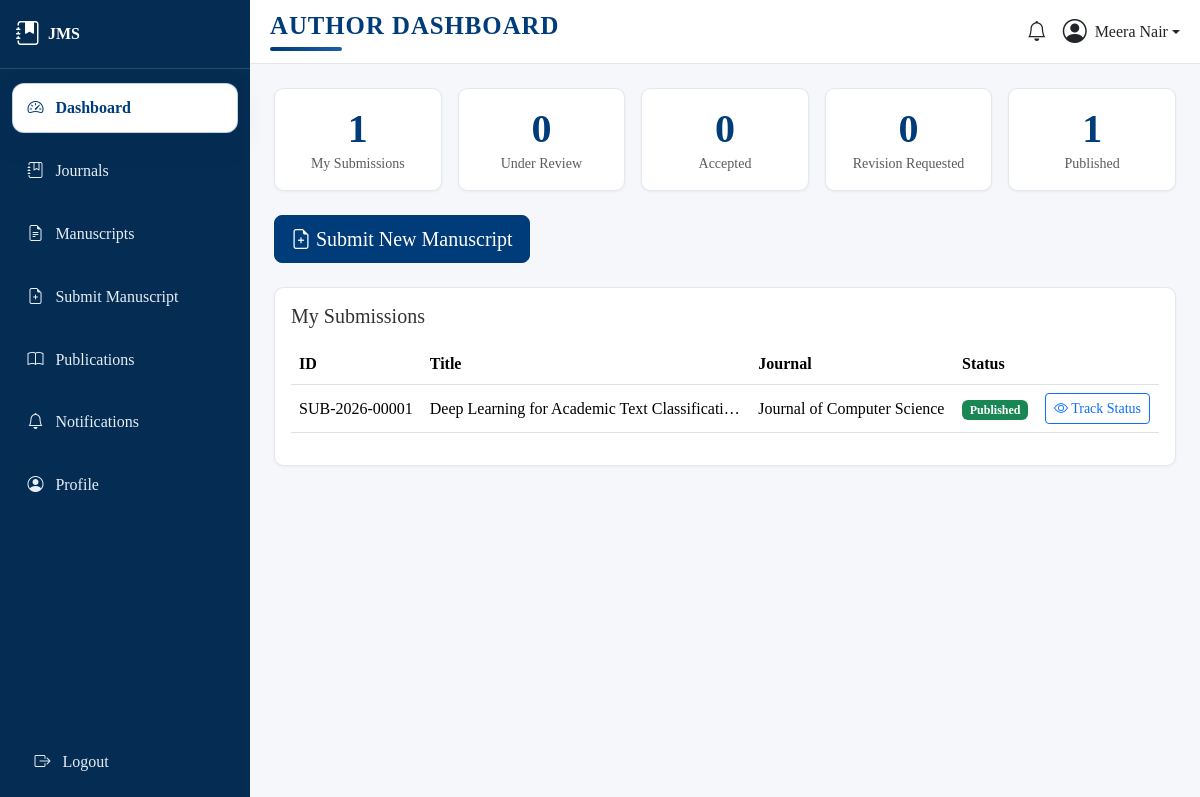
The app's page /dashboard/author/ (signed in) with its own data.
### journal/models.py (models this page shows, shortened)
class Submission(models.Model):
    STATUS_SUBMITTED = 'submitted'
    STATUS_SCREENING = 'screening'
    STATUS_UNDER_REVIEW = 'under_review'
    STATUS_REVISION_REQUESTED = 'revision_requested'
    STATUS_ACCEPTED = 'accepted'
    STATUS_REJECTED = 'rejected'
    STATUS_PUBLISHED = 'published'
    STATUS_CHOICES = [
        (STATUS_SUBMITTED, 'Submitted'),
        (STATUS_SCREENING, 'Screening'),
        (STATUS_UNDER_REVIEW, 'Under Review'),
        (STATUS_REVISION_REQUESTED, 'Revision Requested'),
        (STATUS_ACCEPTED, 'Accepted'),
        (STATUS_REJECTED, 'Rejected'),
        (STATUS_PUBLISHED, 'Published'),
    ]
    STATUS_BADGE = {
        STATUS_SUBMITTED: 'secondary',
        STATUS_SCREENING: 'info',
        STATUS_UNDER_REVIEW: 'primary',
        STATUS_REVISION_REQUESTED: 'warning',
        STATUS_ACCEPTED: 'success',
        STATUS_REJECTED: 'danger',
        STATUS_PUBLISHED: 'success',
    }
    submission_id = models.CharField(max_length=30, unique=True, blank=True, editable=False)
    journal = models.ForeignKey(Journal, on_delete=models.CASCADE, related_name='submissions')
    issue = models.ForeignKey(
        Issue, on_delete=models.SET_NULL, null=True, blank=True, related_name='articles',
        help_text='Assigned once the article is scheduled for publication',
    )
    title = models.CharField(max_length=300)
    abstract = models.TextField()
    keywords = models.CharField(max_length=300, help_text='Comma-separated keywords')
    subject_area = models.CharField(max_length=150)
    co_authors = models.CharField(
        max_length=500, blank=True,
        help_text='Comma-separated names of co-authors (if any)',
    )
    corresponding_author = models.ForeignKey(
        User, on_delete=models.CASCADE, related_name='submissions',
        limit_choices_to={'profile__role': 'author'},
    )
    manuscript_file = models.FileField(upload_to='manuscripts/', validators=[validate_manuscript_file])
    version_number = models.PositiveIntegerField(default=1)
    status = models.CharField(max_length=20, choices=STATUS_CHOICES, default=STATUS_SUBMITTED)
    editor_decision_comment = models.TextField(blank=True)
    submission_date = models.DateTimeField(auto_now_add=True)
    updated_at = models.DateTimeField(auto_now=True)
    class Meta:
        ordering = ['-submission_date']

class Journal(models.Model):
    title = models.CharField(max_length=255, unique=True)
    issn = models.CharField('ISSN', max_length=20, blank=True)
    description = models.TextField(blank=True)
    cover_image = models.ImageField(
        upload_to='covers/', blank=True, null=True, validators=[validate_cover_image]
    )
    editor = models.ForeignKey(
        User, on_delete=models.SET_NULL, null=True, blank=True,
        limit_choices_to={'profile__role': 'editor'},
        related_name='journals_edited',
        help_text='Assigned Editor responsible for this journal',
    )
    is_active = models.BooleanField(default=True)
    created_at = models.DateTimeField(auto_now_add=True)
    categories = models.ManyToManyField('JournalCategory', blank=True, related_name='journals')
    class Meta:
        ordering = ['title']

### core/views.py (the view)
# urls.py: path('dashboard/author/', views.dashboard_author, name='dashboard_author'),
@user_passes_test(_role_required(Profile.ROLE_AUTHOR), login_url='core:dashboard')
def dashboard_author(request):
    my_submissions = Submission.objects.filter(corresponding_author=request.user)
    context = {
        'my_submissions_count': my_submissions.count(),
        'under_review': my_submissions.filter(status=Submission.STATUS_UNDER_REVIEW).count(),
        'accepted': my_submissions.filter(status=Submission.STATUS_ACCEPTED).count(),
        'revision_requested': my_submissions.filter(status=Submission.STATUS_REVISION_REQUESTED).count(),
        'published': my_submissions.filter(status=Submission.STATUS_PUBLISHED).count(),
        'submissions': my_submissions.select_related('journal')[:10],
    }
    return render(request, 'core/dashboard_author.html', context)

### core/context_processors.py (called while the page is built)
def sidebar_context(request):
    role = None
    unread_notifications = 0
    if request.user.is_authenticated and hasattr(request.user, 'profile'):
        role = request.user.profile.role
        unread_notifications = request.user.notifications.filter(is_read=False).count()
    return {
        'current_role': role,
        'unread_notifications': unread_notifications,
    }

### core/templatetags/core_extras.py (called while the page is built)
@register.filter
def status_badge(status_code):
    mapping = {
        'submitted': 'secondary',
        'screening': 'info',
        'under_review': 'primary',
        'revision_requested': 'warning',
        'accepted': 'success',
        'rejected': 'danger',
        'published': 'success',
        'pending': 'secondary',
        'declined': 'danger',
        'completed': 'success',
    }
    return mapping.get(status_code, 'secondary')

### core/views.py (called while the page is built)
def _role_required(role):
    def check(user):
        return user.is_authenticated and hasattr(user, 'profile') and user.profile.role == role
    return check

### templates/core/dashboard_author.html (shortened to what this page needs)
{% extends 'base.html' %}
{% load core_extras %}
{% block page_title %}Author Dashboard{% endblock %}
{% block content %}
<div class="row g-3 mb-4">
  <div class="col-6 col-md">
    <div class="jms-card jms-stat-card p-3 text-center">
      <div class="display-6">{{ my_submissions_count }}</div>
      <div class="text-muted small">My Submissions</div>
    </div>
  </div>
  <div class="col-6 col-md">
    <div class="jms-card jms-stat-card p-3 text-center">
      <div class="display-6">{{ under_review }}</div>
      <div class="text-muted small">Under Review</div>
    </div>
  </div>
  <div class="col-6 col-md">
    <div class="jms-card jms-stat-card p-3 text-center">
      <div class="display-6">{{ accepted }}</div>
      <div class="text-muted small">Accepted</div>
    </div>
  </div>
  <div class="col-6 col-md">
    <div class="jms-card jms-stat-card p-3 text-center">
      <div class="display-6">{{ revision_requested }}</div>
      <div class="text-muted small">Revision Requested</div>
    </div>
  </div>
  <div class="col-6 col-md">
    <div class="jms-card jms-stat-card p-3 text-center">
      <div class="display-6">{{ published }}</div>
      <div class="text-muted small">Published</div>
    </div>
  </div>
</div>
<div class="mb-4">
  <a href="{% url 'journal:submission_create' %}" class="btn btn-primary btn-lg"><i class="bi bi-file-earmark-plus"></i> Submit New Manuscript</a>
</div>
<div class="jms-card p-3">
  <h5 class="mb-3">My Submissions</h5>
  <div class="table-responsive">
    <table class="table table-hover align-middle">
      <thead><tr><th>ID</th><th>Title</th><th>Journal</th><th>Status</th><th></th></tr></thead>
      <tbody>
        {% for s in submissions %}
          <tr>
            <td>{{ s.submission_id }}</td>
            <td>{{ s.title|truncatechars:45 }}</td>
            <td>{{ s.journal.title }}</td>
            <td><span class="badge bg-{{ s.status|status_badge }}">{{ s.get_status_display }}</span></td>
            <td><a href="{% url 'journal:submission_detail' s.pk %}" class="btn btn-sm btn-outline-primary"><i class="bi bi-eye"></i> Track Status</a></td>
          </tr>
        {% empty %}
          <tr><td colspan="5" class="text-center text-muted">You haven't submitted any manuscripts yet.</td></tr>
        {% endfor %}
      </tbody>
    </table>
  </div>
</div>
{% endblock %}

### templates/base.html (shortened to what this page needs)
{% load static %}
<!DOCTYPE html>
<html lang="en">
<head>
  <link href="https://cdn.jsdelivr.net/npm/bootstrap@5.3.3/dist/css/bootstrap.min.css" rel="stylesheet">
  <link rel="stylesheet" href="https://cdn.jsdelivr.net/npm/bootstrap-icons@1.11.3/font/bootstrap-icons.css">
  <link rel="stylesheet" href="{% static 'css/custom.css' %}">
</head>
<body class="d-flex flex-column min-vh-100">
{% if user.is_authenticated %}
  <div class="d-flex flex-grow-1">
    {% include 'includes/sidebar.html' %}
    <div class="flex-grow-1 d-flex flex-column" style="min-width: 0;">
      <header class="jms-topbar d-flex justify-content-between align-items-center">
        <div class="d-flex align-items-center">
          <h5 class="mb-0 fw-bold dashboard-heading">
            {% block page_title %}{{ page_title|default:"Dashboard" }}{% endblock %}
          </h5>
        </div>
        <div class="d-flex align-items-center gap-3">
          <a href="{% url 'core:notifications' %}" class="position-relative text-dark text-decoration-none" title="Notifications">
            <i class="bi bi-bell fs-5"></i>
          </a>
          <div class="dropdown">
            <a class="d-flex align-items-center text-dark text-decoration-none dropdown-toggle" href="#" role="button" data-bs-toggle="dropdown">
              {% if user.profile.photo %}
                <img src="{{ user.profile.photo.url }}" class="rounded-circle me-2" width="32" height="32" style="object-fit:cover;">
              {% else %}
                <i class="bi bi-person-circle fs-4 me-2"></i>
              {% endif %}
              <span class="d-none d-md-inline">{{ user.get_full_name|default:user.username }}</span>
            </a>
          </div>
        </div>
      </header>
      <main class="p-3 p-md-4 flex-grow-1">
{% endif %}
        {% block content %}{% endblock %}
{% if user.is_authenticated %}
      </main>
    </div>
  </div>
{% else %}
  </main>
  {% include 'includes/footer.html' with show_logout=True %}
{% endif %}
</body>
</html>

### static/css/custom.css (style rules this page uses)
:root { --jms-primary: #003B7A; --jms-primary-light: #1a5fa3; --jms-sidebar-bg: #052c52; --jms-sidebar-hover: #0a4e8f; --jms-bg: #f5f7fa; --jms-card-bg: #ffffff; --jms-text: #333333; --jms-border-radius: 0.6rem; }
body { background-color: var(--jms-bg); color: var(--jms-text); font-family: Georgia, 'Times New Roman', Times, serif; min-height: 100vh; display: flex; flex-direction: column; }
body > .d-flex, body > .container, body > main { width: 100%; }
.jms-topbar { background-color: #ffffff; border-bottom: 1px solid #e3e8ee; padding: 0.75rem 1.25rem; }
.dashboard-heading { font-size: 1.55rem; letter-spacing: 0.04em; text-transform: uppercase; color: var(--jms-primary); line-height: 1.1; }
.dashboard-heading::after { content: ""; display: block; width: 72px; height: 4px; margin-top: 0.5rem; border-radius: 999px; background: linear-gradient(90deg, var(--jms-primary), var(--jms-primary-light)); }
.jms-card { background-color: var(--jms-card-bg); border-radius: var(--jms-border-radius); border: 1px solid #e3e8ee; box-shadow: 0 1px 3px rgba(0,0,0,0.05); }
.jms-stat-card .display-6 { color: var(--jms-primary); font-weight: 700; }
.btn-primary { background-color: var(--jms-primary); border-color: var(--jms-primary); }

### records on screen
Submission: submission_id "SUB-2026-00001", title "Deep Learning for Academic Text Classificati…", journal "Journal of Computer Science", status "Published"

### other values on screen
{{ user.get_full_name|default:user.username }} "Meera Nair"
{{ my_submissions_count }} "1"
{{ under_review }} "0"
{{ accepted }} "0"
{{ revision_requested }} "0"
{{ published }} "1"
